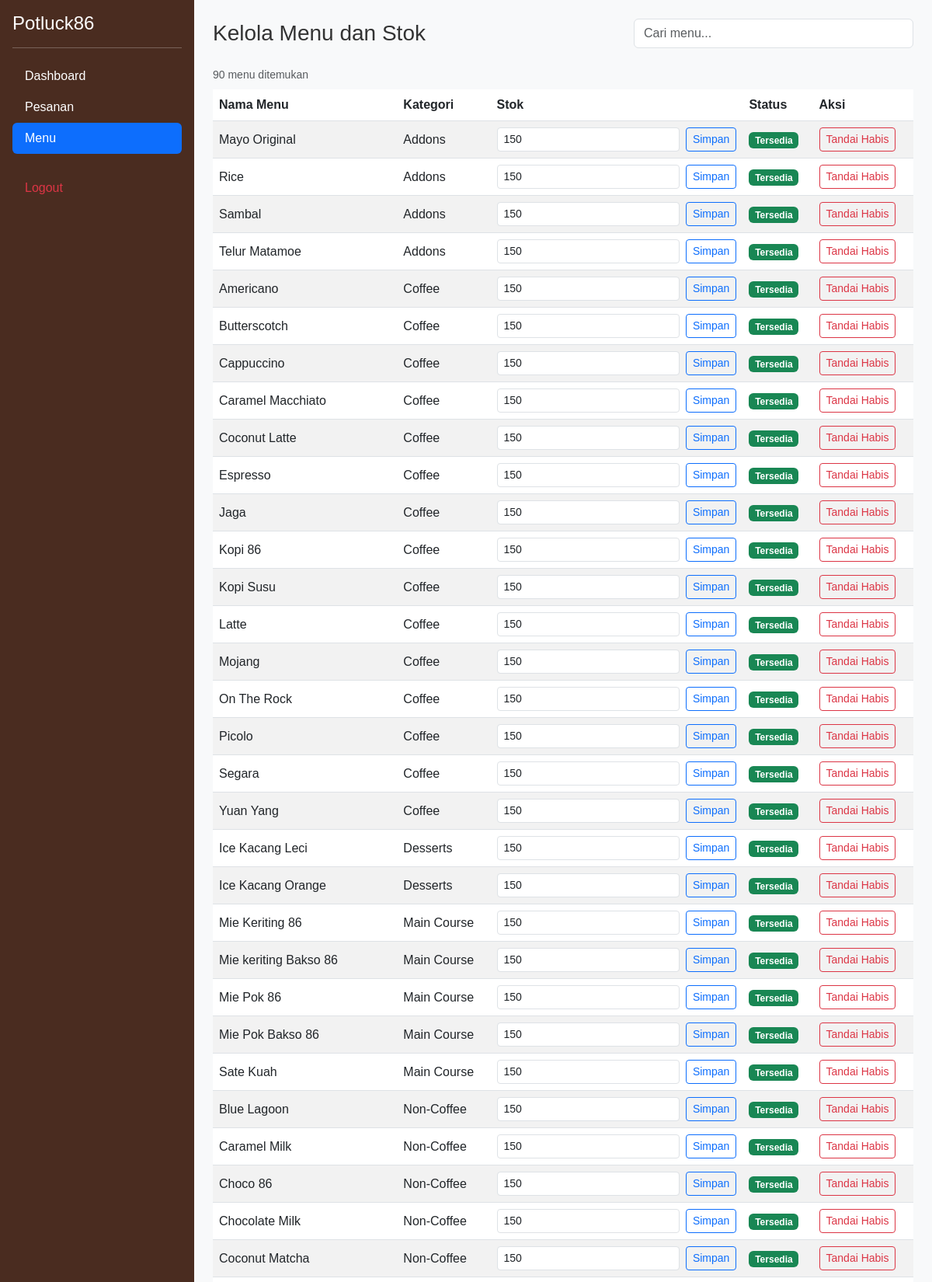
The app's page /admin/menu.php (signed in, upper part) with its own data.
### tables this page shows
CREATE TABLE `menu` (
  `id` INT AUTO_INCREMENT PRIMARY KEY,
  `kategori_id` INT NOT NULL,
  `nama_menu` VARCHAR(100) NOT NULL,
  `deskripsi` TEXT,
  `harga` DECIMAL(10,2) NOT NULL,
  `foto` VARCHAR(255) DEFAULT 'default.jpg',
  `stok` INT DEFAULT 50,
  `status` ENUM('tersedia', 'tidak tersedia') DEFAULT 'tersedia',
  `created_at` TIMESTAMP DEFAULT CURRENT_TIMESTAMP,
  FOREIGN KEY (`kategori_id`) REFERENCES `kategori`(`id`) ON DELETE CASCADE
);

CREATE TABLE `kategori` (
  `id` INT AUTO_INCREMENT PRIMARY KEY,
  `nama_kategori` VARCHAR(50) NOT NULL
);

### admin/menu.php (the view, shortened to what this page needs)
<?php
require_once '../config/database.php';
$menus = $pdo->query(
    'SELECT m.id, m.nama_menu, m.stok, m.status, k.nama_kategori
     FROM menu m
     JOIN kategori k ON k.id = m.kategori_id
     ORDER BY k.nama_kategori, m.nama_menu'
)->fetchAll();
function escape($value)
{
    return htmlspecialchars((string) $value, ENT_QUOTES, 'UTF-8');
}
?>
<!DOCTYPE html>
<html lang="id">
<head>
    <link href="https://cdn.jsdelivr.net/npm/bootstrap@5.3.0/dist/css/bootstrap.min.css" rel="stylesheet">
    <link rel="stylesheet" href="../assets/css/style.css">
</head>
<body class="bg-light">
<div class="d-flex min-vh-100 admin-dashboard-layout">
    <aside class="bg-primary-brown text-white p-3 min-vh-100 admin-dashboard-sidebar">
        <h4>Potluck86</h4>
        <hr>
        <nav class="nav nav-pills flex-column admin-dashboard-nav">
            <a href="dashboard.php" class="nav-link text-white">Dashboard</a>
            <a href="pesanan.php" class="nav-link text-white">Pesanan</a>
            <a href="menu.php" class="nav-link text-white active" aria-current="page">Menu</a>
            <a href="../pages/logout.php" class="nav-link text-danger mt-4">Logout</a>
        </nav>
    </aside>
    <main class="p-4 flex-grow-1 admin-dashboard-main">
        <div class="d-flex flex-wrap justify-content-between align-items-center gap-3 mb-4">
            <h1 class="h3 mb-0">Kelola Menu dan Stok</h1>
            <div class="ms-auto" style="width: min(100%, 360px);">
                <input id="menu-search" type="search" class="form-control" placeholder="Cari menu..." autocomplete="off">
            </div>
        </div>
        <p id="menu-search-count" class="small text-muted mb-2" aria-live="polite"></p>
        <div class="table-responsive admin-menu-table">
            <table class="table table-striped table-hover align-middle bg-white">
                <thead>
                    <tr>
                        <th>Nama Menu</th>
                        <th>Kategori</th>
                        <th>Stok</th>
                        <th>Status</th>
                        <th>Aksi</th>
                    </tr>
                </thead>
                <tbody>
                    <?php foreach ($menus as $menu): ?>
                        <?php $available = $menu['status'] === 'tersedia' && (int) $menu['stok'] > 0; ?>
                        <tr class="admin-menu-row" data-search="<?php echo escape($menu['nama_menu'] . ' ' . $menu['nama_kategori']); ?>">
                            <td data-label="Nama Menu"><?php echo escape($menu['nama_menu']); ?></td>
                            <td data-label="Kategori"><?php echo escape($menu['nama_kategori']); ?></td>
                            <td data-label="Stok">
                                <form method="POST" class="d-flex gap-2">
                                    <input type="number" name="stock" class="form-control form-control-sm" min="0" step="1" value="<?php echo escape($menu['stok']); ?>" aria-label="Stok <?php echo escape($menu['nama_menu']); ?>" required>
                                    <button type="submit" class="btn btn-sm btn-outline-primary">Simpan</button>
                                </form>
                            </td>
                            <td data-label="Status">
                                <span class="badge <?php echo $available ? 'bg-success' : 'bg-secondary'; ?>">
                                    <?php echo $available ? 'Tersedia' : 'Habis'; ?>
                                </span>
                            </td>
                            <td data-label="Aksi">
                                <form method="POST">
                                    <button type="submit" class="btn btn-sm <?php echo $available ? 'btn-outline-danger' : 'btn-outline-success'; ?>" <?php echo !$available && (int) $menu['stok'] < 1 ? 'disabled' : ''; ?>>
                                        <?php echo $available ? 'Tandai Habis' : 'Aktifkan'; ?>
                                    </button>
                                </form>
                            </td>
                        </tr>
                    <?php endforeach; ?>
                </tbody>
            </table>
        </div>
    </main>
</div>
</body>
</html>

### assets/css/style.css (style rules this page uses)
:root { --dark-brown: #4A2C20; --warm-brown: #795548; --cream: #F5EBDD; --white: #FFFFFF; --warm-accent: #C9824A; --gray-bg: #F9F7F5; }
body { font-family: 'Poppins', sans-serif; background-color: var(--gray-bg); color: #333; margin: 0; padding: 0; }
.bg-primary-brown { background-color: var(--dark-brown); color: var(--white); }
.admin-dashboard-sidebar { flex: 0 0 250px; width: 250px; }
.admin-dashboard-main { min-width: 0; }

### records on screen
menu: nama_menu "Mayo Original", kategori.nama_kategori "Addons", stock "150", status "Tersedia"
menu: nama_menu "Rice", kategori.nama_kategori "Addons", stock "150", status "Tersedia"
menu: nama_menu "Sambal", kategori.nama_kategori "Addons", stock "150", status "Tersedia"
menu: nama_menu "Telur Matamoe", kategori.nama_kategori "Addons", stock "150", status "Tersedia"
menu: nama_menu "Americano", kategori.nama_kategori "Coffee", stock "150", status "Tersedia"
menu: nama_menu "Butterscotch", kategori.nama_kategori "Coffee", stock "150", status "Tersedia"
menu: nama_menu "Cappuccino", kategori.nama_kategori "Coffee", stock "150", status "Tersedia"
menu: nama_menu "Caramel Macchiato", kategori.nama_kategori "Coffee", stock "150", status "Tersedia"
menu: nama_menu "Coconut Latte", kategori.nama_kategori "Coffee", stock "150", status "Tersedia"
menu: nama_menu "Espresso", kategori.nama_kategori "Coffee", stock "150", status "Tersedia"
menu: nama_menu "Jaga", kategori.nama_kategori "Coffee", stock "150", status "Tersedia"
menu: nama_menu "Kopi 86", kategori.nama_kategori "Coffee", stock "150", status "Tersedia"
menu: nama_menu "Kopi Susu", kategori.nama_kategori "Coffee", stock "150", status "Tersedia"
menu: nama_menu "Latte", kategori.nama_kategori "Coffee", stock "150", status "Tersedia"
menu: nama_menu "Mojang", kategori.nama_kategori "Coffee", stock "150", status "Tersedia"
menu: nama_menu "On The Rock", kategori.nama_kategori "Coffee", stock "150", status "Tersedia"
menu: nama_menu "Picolo", kategori.nama_kategori "Coffee", stock "150", status "Tersedia"
menu: nama_menu "Segara", kategori.nama_kategori "Coffee", stock "150", status "Tersedia"
menu: nama_menu "Yuan Yang", kategori.nama_kategori "Coffee", stock "150", status "Tersedia"
menu: nama_menu "Ice Kacang Leci", kategori.nama_kategori "Desserts", stock "150", status "Tersedia"
menu: nama_menu "Ice Kacang Orange", kategori.nama_kategori "Desserts", stock "150", status "Tersedia"
menu: nama_menu "Mie Keriting 86", kategori.nama_kategori "Main Course", stock "150", status "Tersedia"
menu: nama_menu "Mie keriting Bakso 86", kategori.nama_kategori "Main Course", stock "150", status "Tersedia"
menu: nama_menu "Mie Pok 86", kategori.nama_kategori "Main Course", stock "150", status "Tersedia"
menu: nama_menu "Mie Pok Bakso 86", kategori.nama_kategori "Main Course", stock "150", status "Tersedia"
menu: nama_menu "Sate Kuah", kategori.nama_kategori "Main Course", stock "150", status "Tersedia"
menu: nama_menu "Blue Lagoon", kategori.nama_kategori "Non-Coffee", stock "150", status "Tersedia"
menu: nama_menu "Caramel Milk", kategori.nama_kategori "Non-Coffee", stock "150", status "Tersedia"
menu: nama_menu "Choco 86", kategori.nama_kategori "Non-Coffee", stock "150", status "Tersedia"
menu: nama_menu "Chocolate Milk", kategori.nama_kategori "Non-Coffee", stock "150", status "Tersedia"
menu: nama_menu "Coconut Matcha", kategori.nama_kategori "Non-Coffee", stock "150", status "Tersedia"
